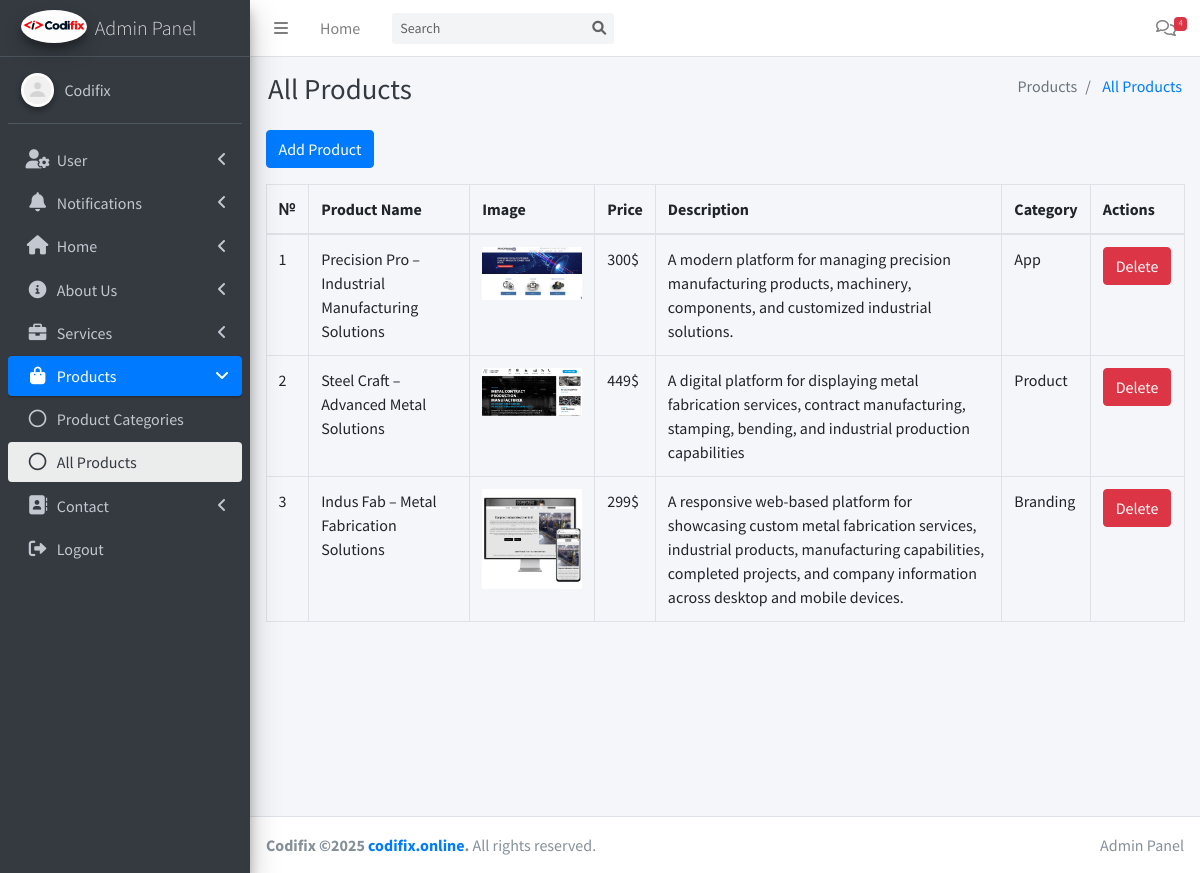
/admin/products.php (signed in), run on the app's committed database.
### tables this page shows
CREATE TABLE `products` (
  `id` int(11) NOT NULL,
  `category_id` int(11) DEFAULT NULL,
  `product_name` varchar(255) NOT NULL,
  `description` text DEFAULT NULL,
  `price` varchar(255) NOT NULL
);

CREATE TABLE `product_images` (
  `id` int(11) NOT NULL,
  `product_id` int(11) DEFAULT NULL,
  `image_url` varchar(255) NOT NULL
);

CREATE TABLE `category` (
  `id` int(11) NOT NULL,
  `category_name` varchar(255) NOT NULL
);

### config.php (called while the page is built, shortened)
<?php
class Database
{
    private $conn;
    public function __construct()
    {
        $servername = "localhost";
        $username = "root";
        $password = "";
        $dbname = "business_website";
        $this->conn = new mysqli($servername, $username, $password, $dbname);
    }
    public function executeQuery($sql)
    {
        $result = $this->conn->query($sql);
        return $result;
    }
    public function select($table, $columns = "*", $condition = "")
    {
        $sql = "SELECT $columns FROM $table $condition";
        return $this->executeQuery($sql)->fetch_all(MYSQLI_ASSOC);
    }
}

### admin/check.php (called while the page is built, shortened)
<?php
include '../config.php';
$query = new Database();

### admin/products.php (the view, shortened to what this page needs)
<?php
include 'check.php';
$products = $query->select('products', '*');
?>
<!DOCTYPE html>
<html lang="en">
<head>
    <?php include 'includes/css.php'; ?>
</head>
<body class="hold-transition sidebar-mini">
    <div class="wrapper">
        <?php include 'includes/header.php' ?>
        <div class="content-wrapper">
            <section class="content">
                <div class="container-fluid">
                    <div class="row">
                        <div class="col-md-12">
                            <button type="button" class="btn btn-primary mb-3" data-toggle="modal"
                                data-target="#addCategoryModal">
                                Add Product
                            </button>
                            <table class="table table-bordered">
                                <thead>
                                    <tr>
                                        <th>№</th>
                                        <th>Product Name</th>
                                        <th>Image</th>
                                        <th>Price</th>
                                        <th>Description</th>
                                        <th>Category</th>
                                        <th>Actions</th>
                                    </tr>
                                </thead>
                                <tbody id="productTable">
                                    <?php foreach ($products as $i => $product): ?>
                                        <tr id="product<?php echo $product['id']; ?>">
                                            <?php
                                            $productid = $product['id'];
                                            $product_images = $query->select('product_images', '*', "Where product_id = $productid");
                                            $product_image = "../assets/img/product/" . $product_images[0]['image_url'];
                                            ?>
                                            <td><?php echo $i + 1; ?></td>
                                            <td><?php echo htmlspecialchars($product['product_name']); ?></td>
                                            <td><img src="<?= $product_image ?>"
                                                    alt="<?php echo htmlspecialchars($product['product_name']); ?>"
                                                    style="width: 100px;"></td>
                                            <td><?php echo htmlspecialchars($product['price']); ?></td>
                                            <td><?php echo htmlspecialchars($product['description']); ?></td>
                                            <?php $category_id = $product['category_id'] ?>
                                            <td><?php echo $query->select('category', '*', "Where id = $category_id")[0]['category_name']; ?>
                                            </td>
                                            <td>
                                                <button type="button" class="btn btn-danger"
                                                    onclick="deleteProduct(<?php echo $productid; ?>)">
                                                    Delete
                                                </button>
                                            </td>
                                        </tr>
                                    <?php endforeach; ?>
                                </tbody>
                            </table>
                        </div>
                    </div>
                </div>
            </section>
        </div>
        <?php include 'includes/footer.php'; ?>
    </div>
</body>
</html>

### data on the page
products: product_name "Precision Pro – Industrial Manufacturing Solutions", product_images.image_url (picture), price "300$", description "A modern platform for managing precision manufacturing products, machinery, components, and customized industrial solutions.", category.category_name "App"
products: product_name "Steel Craft – Advanced Metal Solutions", product_images.image_url (picture), price "449$", description "A digital platform for displaying metal fabrication services, contract manufacturing, stamping, bending, and industrial production capabilities", category.category_name "Product"
products: product_name "Indus Fab – Metal Fabrication Solutions", product_images.image_url (picture), price "299$", description "A responsive web-based platform for showcasing custom metal fabrication services, industrial products, manufacturing capabilities, completed projects, and company information across desktop and mobile devices.", category.category_name "Branding"

### other printed values
$message_count "4"
$pageTitle "All Products"
$item['title'] "Products"
$item['title'] "All Products"
$menuItem['menuTitle'] "User"
$menuItem['menuTitle'] "Notifications"
$menuItem['menuTitle'] "Home"
$menuItem['menuTitle'] "About Us"
$menuItem['menuTitle'] "Services"
$menuItem['menuTitle'] "Products"
$page['title'] "Product Categories"
$page['title'] "All Products"
$menuItem['menuTitle'] "Contact"
